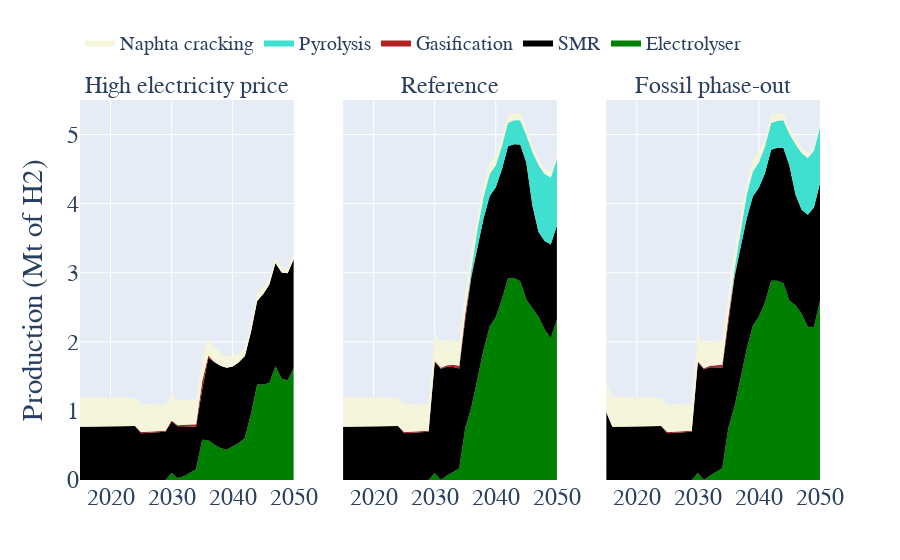

The code cell stored with this chart in its notebook:
### Code cell
hydrogen_techs=["Electrolyser","SMR","SMR_noWGR","SMR_eboiler_noWGR",
                       "eSMR","eSMR_noWGR","eSMR_eboiler_noWGR",
                "Gasification","Gasification_noWGR","Pyrolysis","Naphta_cracking","Naphta_cracking_electrified"]
hydrogen_techs_colors={"Electrolyser":"green","SMR":"black","SMR_noWGR":"black","SMR_eboiler_noWGR":"grey",
                       "eSMR":"yellow","eSMR_noWGR":"orange","eSMR_eboiler_noWGR":"orange",
                "Gasification":"firebrick","Gasification_noWGR":"firebrick","Pyrolysis":"turquoise",
                       "Naphta_cracking":"beige","Naphta_cracking_electrified":"beige"}

tech_name={"Electrolyser":"Electrolyser","SMR":"SMR","SMR_noWGR":"SMR","SMR_eboiler_noWGR":"SMR",
                       "eSMR":"SMR","eSMR_noWGR":"SMR","eSMR_eboiler_noWGR":"SMR",
                "Gasification":"Gasification","Gasification_noWGR":"Gasification","Pyrolysis":"Pyrolysis",
           "Naphta_cracking":"Naphta cracking","Naphta_cracking_electrified":"Naphta cracking"}
tech_name_list={"Electrolyser":["Electrolyser"],"SMR":["SMR","SMR_noWGR","SMR_eboiler_noWGR",
                       "eSMR","eSMR_noWGR","eSMR_eboiler_noWGR"],
                "Gasification":["Gasification","Gasification_noWGR"],"Pyrolysis":["Pyrolysis"],
           "Naphta cracking":["Naphta_cracking","Naphta_cracking_electrified"]}
hydrogen_techs_name_colors={"Electrolyser":"green","SMR":"black",
                "Gasification":"firebrick","Pyrolysis":"turquoise",
                       "Naphta cracking":"beige"}

fig =make_subplots(rows=1, cols=3,subplot_titles=list(scen.keys()),shared_yaxes=True)
for i in range(len(scen.keys())):
    showlegend=[True,False,False]
    tech_usage_flow=scen[list(scen.keys())[i]]['tech_usage_flow']
    tech_usage=tech_usage_flow[(tech_usage_flow.Resource.isin(["Hydrogen"]))]

    hydrogen_tech_usage=tech_usage[tech_usage.Technology.isin(hydrogen_techs)]
    for tech in tech_name_list.keys():
        u=hydrogen_tech_usage[hydrogen_tech_usage.Technology.isin(tech_name_list[tech])]
        u=u[["Year","Flow"]].groupby(by=["Year"]).sum().reset_index()
        fig.add_trace(go.Scatter(x=u.Year,y=u.Flow*1e-6,name=tech,line=dict(width=0,color=hydrogen_techs_name_colors[tech]),
                                 fillcolor=hydrogen_techs_name_colors[tech],hoverinfo="x+y",mode='lines',stackgroup='one',showlegend=showlegend[i]),row=1, col=i+1)

#     fig.update_xaxes(title_text="Year", row=1, col=i+1)

fig.update_layout(#title='Hydrogen production per technology in EU-5+1',  title_x=0.5,
                   yaxis_title='Production (Mt of H2)')
fig.update_layout(
    font=dict(
        family="Times New Roman",size=24)
    )
fig.update_annotations(font_size=24)
fig.update_layout(legend=dict(
    orientation="h",
    yanchor="bottom",
    y=1.1,
    xanchor="right",
    x=0.9,font = dict(size=20)
))
fig.update_yaxes(range=[0,5.5])
fig.show()

### Figure 1 — Plotly figure (JSON) as saved in the notebook; plotly's stock layout.template omitted (floating-point values rounded to 4 significant figures)
{"data": [{"fillcolor": "green", "hoverinfo": "x+y", "line": {"color": "green", "width": 0}, "mode": "lines", "name": "Electrolyser", "showlegend": true, "stackgroup": "one", "type": "scatter", "x": [2015, 2016, 2017, 2018, 2019, 2020, 2021, 2022, 2023, 2024, 2025, 2026, 2027, 2028, 2029, 2030, 2031, 2032, 2033, 2034, 2035, 2036, 2037, 2038, 2039, 2040, 2041, 2042, 2043, 2044, 2045, 2046, 2047, 2048, 2049, 2050], "xaxis": "x", "y": [0, 0, 0, 0, 0, 0, 0, 0, 0, 0, 0, 0, 0, 0, 0, 0.102, 0.02973, 0.05451, 0.1045, 0.1545, 0.5814, 0.5764, 0.5121, 0.4649, 0.4394, 0.4843, 0.5343, 0.6104, 0.9604, 1.384, 1.383, 1.405, 1.646, 1.468, 1.444, 1.626], "yaxis": "y"}, {"fillcolor": "black", "hoverinfo": "x+y", "line": {"color": "black", "width": 0}, "mode": "lines", "name": "SMR", "showlegend": true, "stackgroup": "one", "type": "scatter", "x": [2015, 2016, 2017, 2018, 2019, 2020, 2021, 2022, 2023, 2024, 2025, 2026, 2027, 2028, 2029, 2030, 2031, 2032, 2033, 2034, 2035, 2036, 2037, 2038, 2039, 2040, 2041, 2042, 2043, 2044, 2045, 2046, 2047, 2048, 2049, 2050], "xaxis": "x", "y": [0.7719, 0.7719, 0.7719, 0.7719, 0.7719, 0.7719, 0.7739, 0.7761, 0.7783, 0.7805, 0.6767, 0.6819, 0.6872, 0.6924, 0.6976, 0.7458, 0.7479, 0.7247, 0.6705, 0.6163, 0.7259, 1.191, 1.195, 1.19, 1.186, 1.159, 1.171, 1.184, 1.184, 1.208, 1.309, 1.426, 1.494, 1.536, 1.547, 1.575], "yaxis": "y"}, {"fillcolor": "firebrick", "hoverinfo": "x+y", "line": {"color": "firebrick", "width": 0}, "mode": "lines", "name": "Gasification", "showlegend": true, "stackgroup": "one", "type": "scatter", "x": [2015, 2016, 2017, 2018, 2019, 2020, 2021, 2022, 2023, 2024, 2025, 2026, 2027, 2028, 2029, 2030, 2031, 2032, 2033, 2034, 2035, 2036, 2037, 2038, 2039, 2040, 2041, 2042, 2043, 2044, 2045, 2046, 2047, 2048, 2049, 2050], "xaxis": "x", "y": [0, 0, 0, 0, 0, 0, 0, 0, 0, 0, 0.01678, 0.0163, 0.01582, 0.01535, 0.01487, 0.01487, 0.01487, 0.0189, 0.02783, 0.03676, 0.1224, 0.034, 0, 0, 0, -5.049e-35, -5.873e-60, -1.794e-49, -3.404e-58, -2.284e-59, -2.936e-60, 3.393e-59, 5.882e-60, -5.873e-60, 8.917e-61, 1.892e-59], "yaxis": "y"}, {"fillcolor": "turquoise", "hoverinfo": "x+y", "line": {"color": "turquoise", "width": 0}, "mode": "lines", "name": "Pyrolysis", "showlegend": true, "stackgroup": "one", "type": "scatter", "x": [2015, 2016, 2017, 2018, 2019, 2020, 2021, 2022, 2023, 2024, 2025, 2026, 2027, 2028, 2029, 2030, 2031, 2032, 2033, 2034, 2035, 2036, 2037, 2038, 2039, 2040, 2041, 2042, 2043, 2044, 2045, 2046, 2047, 2048, 2049, 2050], "xaxis": "x", "y": [0, 0, 0, 0, 0, 0, 0, 0, 0, 0, 0, 0, 0, 0, 0, 0, 0, 0, 0, 0, 0, 0, 0, 0, 0, -2.629e-17, -1.397e-17, 2.258e-18, -6.891e-58, 8.144e-58, -7.276e-18, 2.969e-18, 2.969e-18, 1.483e-18, -2.761e-60, -5.306e-18], "yaxis": "y"}, {"fillcolor": "beige", "hoverinfo": "x+y", "line": {"color": "beige", "width": 0}, "mode": "lines", "name": "Naphta cracking", "showlegend": true, "stackgroup": "one", "type": "scatter", "x": [2015, 2016, 2017, 2018, 2019, 2020, 2021, 2022, 2023, 2024, 2025, 2026, 2027, 2028, 2029, 2030, 2031, 2032, 2033, 2034, 2035, 2036, 2037, 2038, 2039, 2040, 2041, 2042, 2043, 2044, 2045, 2046, 2047, 2048, 2049, 2050], "xaxis": "x", "y": [0.4311, 0.4311, 0.4311, 0.4311, 0.4311, 0.4311, 0.4253, 0.4196, 0.4138, 0.4081, 0.4023, 0.3966, 0.3908, 0.3851, 0.3793, 0.3736, 0.3678, 0.3621, 0.3564, 0.3506, 0.2932, 0.2557, 0.2167, 0.1875, 0.1681, 0.1485, 0.129, 0.1223, 0.1093, 0.1043, 0.09739, 0.09013, 0.08528, 0.07937, 0.07658, 0.07375], "yaxis": "y"}, {"fillcolor": "green", "hoverinfo": "x+y", "line": {"color": "green", "width": 0}, "mode": "lines", "name": "Electrolyser", "showlegend": false, "stackgroup": "one", "type": "scatter", "x": [2015, 2016, 2017, 2018, 2019, 2020, 2021, 2022, 2023, 2024, 2025, 2026, 2027, 2028, 2029, 2030, 2031, 2032, 2033, 2034, 2035, 2036, 2037, 2038, 2039, 2040, 2041, 2042, 2043, 2044, 2045, 2046, 2047, 2048, 2049, 2050], "xaxis": "x2", "y": [0, 0, 0, 0, 0, 0, 0, 0, 0, 0, -1.023e-17, 0, 0, 0, 0, 0.102, 0, 0.0642, 0.1142, 0.1654, 0.7524, 1.053, 1.47, 1.889, 2.223, 2.359, 2.616, 2.922, 2.923, 2.877, 2.612, 2.492, 2.364, 2.179, 2.055, 2.319], "yaxis": "y2"}, {"fillcolor": "black", "hoverinfo": "x+y", "line": {"color": "black", "width": 0}, "mode": "lines", "name": "SMR", "showlegend": false, "stackgroup": "one", "type": "scatter", "x": [2015, 2016, 2017, 2018, 2019, 2020, 2021, 2022, 2023, 2024, 2025, 2026, 2027, 2028, 2029, 2030, 2031, 2032, 2033, 2034, 2035, 2036, 2037, 2038, 2039, 2040, 2041, 2042, 2043, 2044, 2045, 2046, 2047, 2048, 2049, 2050], "xaxis": "x2", "y": [0.7719, 0.7719, 0.7719, 0.7719, 0.7719, 0.7719, 0.7739, 0.7761, 0.7783, 0.7805, 0.6767, 0.6819, 0.6872, 0.6924, 0.6976, 1.609, 1.611, 1.577, 1.523, 1.45, 1.574, 1.884, 1.913, 1.9, 1.889, 1.878, 1.88, 1.909, 1.937, 1.979, 1.978, 1.476, 1.227, 1.28, 1.354, 1.364], "yaxis": "y2"}, {"fillcolor": "firebrick", "hoverinfo": "x+y", "line": {"color": "firebrick", "width": 0}, "mode": "lines", "name": "Gasification", "showlegend": false, "stackgroup": "one", "type": "scatter", "x": [2015, 2016, 2017, 2018, 2019, 2020, 2021, 2022, 2023, 2024, 2025, 2026, 2027, 2028, 2029, 2030, 2031, 2032, 2033, 2034, 2035, 2036, 2037, 2038, 2039, 2040, 2041, 2042, 2043, 2044, 2045, 2046, 2047, 2048, 2049, 2050], "xaxis": "x2", "y": [0, 0, 0, 0, 0, 0, 0, 0, 0, 0, 0.01678, 0.0163, 0.01582, 0.01535, 0.01487, 0.01487, 0.01487, 0.02072, 0.02965, 0.03859, 0.08763, 0.02651, 0, 0, 0, 0, 0, 0, 0, 0, 0, 0, 0, 0, 0, 0], "yaxis": "y2"}, {"fillcolor": "turquoise", "hoverinfo": "x+y", "line": {"color": "turquoise", "width": 0}, "mode": "lines", "name": "Pyrolysis", "showlegend": false, "stackgroup": "one", "type": "scatter", "x": [2015, 2016, 2017, 2018, 2019, 2020, 2021, 2022, 2023, 2024, 2025, 2026, 2027, 2028, 2029, 2030, 2031, 2032, 2033, 2034, 2035, 2036, 2037, 2038, 2039, 2040, 2041, 2042, 2043, 2044, 2045, 2046, 2047, 2048, 2049, 2050], "xaxis": "x2", "y": [0, 0, 0, 0, 0, 0, 0, 0, 0, 0, 0, 0, 0, 0, 0, 0, 0, 0, 0, 0, 0, 0.09211, 0.2484, 0.3094, 0.3168, 0.3168, 0.342, 0.342, 0.3458, 0.3494, 0.4013, 0.7797, 0.9703, 0.9703, 0.9703, 0.9629], "yaxis": "y2"}, {"fillcolor": "beige", "hoverinfo": "x+y", "line": {"color": "beige", "width": 0}, "mode": "lines", "name": "Naphta cracking", "showlegend": false, "stackgroup": "one", "type": "scatter", "x": [2015, 2016, 2017, 2018, 2019, 2020, 2021, 2022, 2023, 2024, 2025, 2026, 2027, 2028, 2029, 2030, 2031, 2032, 2033, 2034, 2035, 2036, 2037, 2038, 2039, 2040, 2041, 2042, 2043, 2044, 2045, 2046, 2047, 2048, 2049, 2050], "xaxis": "x2", "y": [0.4311, 0.4311, 0.4311, 0.4311, 0.4311, 0.4311, 0.4253, 0.4196, 0.4138, 0.4081, 0.4023, 0.3966, 0.3908, 0.3851, 0.3793, 0.3736, 0.3678, 0.3621, 0.3564, 0.3506, 0.2932, 0.2533, 0.2087, 0.1789, 0.1591, 0.1428, 0.1256, 0.1156, 0.1034, 0.09785, 0.09309, 0.08857, 0.08465, 0.0794, 0.07652, 0.0737], "yaxis": "y2"}, {"fillcolor": "green", "hoverinfo": "x+y", "line": {"color": "green", "width": 0}, "mode": "lines", "name": "Electrolyser", "showlegend": false, "stackgroup": "one", "type": "scatter", "x": [2015, 2016, 2017, 2018, 2019, 2020, 2021, 2022, 2023, 2024, 2025, 2026, 2027, 2028, 2029, 2030, 2031, 2032, 2033, 2034, 2035, 2036, 2037, 2038, 2039, 2040, 2041, 2042, 2043, 2044, 2045, 2046, 2047, 2048, 2049, 2050], "xaxis": "x3", "y": [0, 0, 0, 0, 0, 0, 0, 0, 0, 0, 2.419e-18, 0, 0, 0, 0, 0.102, -2.665e-17, 0.0642, 0.1142, 0.1685, 0.7555, 1.06, 1.477, 1.898, 2.232, 2.368, 2.574, 2.883, 2.884, 2.849, 2.594, 2.529, 2.407, 2.219, 2.215, 2.592], "yaxis": "y3"}, {"fillcolor": "black", "hoverinfo": "x+y", "line": {"color": "black", "width": 0}, "mode": "lines", "name": "SMR", "showlegend": false, "stackgroup": "one", "type": "scatter", "x": [2015, 2016, 2017, 2018, 2019, 2020, 2021, 2022, 2023, 2024, 2025, 2026, 2027, 2028, 2029, 2030, 2031, 2032, 2033, 2034, 2035, 2036, 2037, 2038, 2039, 2040, 2041, 2042, 2043, 2044, 2045, 2046, 2047, 2048, 2049, 2050], "xaxis": "x3", "y": [0.9857, 0.7719, 0.7719, 0.7719, 0.7719, 0.7719, 0.7739, 0.7761, 0.7783, 0.7805, 0.6767, 0.6819, 0.6872, 0.6924, 0.6976, 1.601, 1.604, 1.569, 1.515, 1.459, 1.527, 1.872, 1.895, 1.888, 1.871, 1.866, 1.868, 1.896, 1.925, 1.96, 1.954, 1.599, 1.505, 1.622, 1.73, 1.704], "yaxis": "y3"}, {"fillcolor": "firebrick", "hoverinfo": "x+y", "line": {"color": "firebrick", "width": 0}, "mode": "lines", "name": "Gasification", "showlegend": false, "stackgroup": "one", "type": "scatter", "x": [2015, 2016, 2017, 2018, 2019, 2020, 2021, 2022, 2023, 2024, 2025, 2026, 2027, 2028, 2029, 2030, 2031, 2032, 2033, 2034, 2035, 2036, 2037, 2038, 2039, 2040, 2041, 2042, 2043, 2044, 2045, 2046, 2047, 2048, 2049, 2050], "xaxis": "x3", "y": [0, 0, 0, 0, 0, 0, 0, 0, 0, 0, 0.01678, 0.0163, 0.01582, 0.01535, 0.01487, 0.01487, 0.01487, 0.02072, 0.02965, 0.03859, 0.08763, 0.02651, 0, 0, 0, -2.597e-32, -7.178e-60, 4.442e-34, -4.337e-61, 7.749e-61, -2.235e-61, 1.693e-60, 7.545e-61, 6.117e-61, 8.157e-62, 3.472e-61], "yaxis": "y3"}, {"fillcolor": "turquoise", "hoverinfo": "x+y", "line": {"color": "turquoise", "width": 0}, "mode": "lines", "name": "Pyrolysis", "showlegend": false, "stackgroup": "one", "type": "scatter", "x": [2015, 2016, 2017, 2018, 2019, 2020, 2021, 2022, 2023, 2024, 2025, 2026, 2027, 2028, 2029, 2030, 2031, 2032, 2033, 2034, 2035, 2036, 2037, 2038, 2039, 2040, 2041, 2042, 2043, 2044, 2045, 2046, 2047, 2048, 2049, 2050], "xaxis": "x3", "y": [0, 0, 0, 0, 0, 0, 0, 0, 0, 0, 0, 0, 0, 0, 0, 0, 0, 0, 0, 0, 0, 0.1, 0.2295, 0.3433, 0.3639, 0.3639, 0.3891, 0.3891, 0.393, 0.3966, 0.4596, 0.7302, 0.8208, 0.8208, 0.8208, 0.8134], "yaxis": "y3"}, {"fillcolor": "beige", "hoverinfo": "x+y", "line": {"color": "beige", "width": 0}, "mode": "lines", "name": "Naphta cracking", "showlegend": false, "stackgroup": "one", "type": "scatter", "x": [2015, 2016, 2017, 2018, 2019, 2020, 2021, 2022, 2023, 2024, 2025, 2026, 2027, 2028, 2029, 2030, 2031, 2032, 2033, 2034, 2035, 2036, 2037, 2038, 2039, 2040, 2041, 2042, 2043, 2044, 2045, 2046, 2047, 2048, 2049, 2050], "xaxis": "x3", "y": [0.4311, 0.4311, 0.4311, 0.4311, 0.4311, 0.4311, 0.4253, 0.4196, 0.4138, 0.4081, 0.4023, 0.3966, 0.3908, 0.3851, 0.3793, 0.3736, 0.3678, 0.3621, 0.3564, 0.3506, 0.2932, 0.2533, 0.2108, 0.1809, 0.1612, 0.1449, 0.1277, 0.1177, 0.1055, 0.1, 0.09391, 0.08827, 0.08084, 0.07046, 0.05994, 0.04959], "yaxis": "y3"}], "layout": {"annotations": [{"font": {"size": 24}, "showarrow": false, "text": "High electricity price", "x": 0.1444, "xanchor": "center", "xref": "paper", "y": 1, "yanchor": "bottom", "yref": "paper"}, {"font": {"size": 24}, "showarrow": false, "text": "Reference", "x": 0.5, "xanchor": "center", "xref": "paper", "y": 1, "yanchor": "bottom", "yref": "paper"}, {"font": {"size": 24}, "showarrow": false, "text": "Fossil phase-out", "x": 0.8556, "xanchor": "center", "xref": "paper", "y": 1, "yanchor": "bottom", "yref": "paper"}], "font": {"family": "Times New Roman", "size": 24}, "legend": {"font": {"size": 20}, "orientation": "h", "x": 0.9, "xanchor": "right", "y": 1.1, "yanchor": "bottom"}, "xaxis": {"anchor": "y", "domain": [0, 0.2889]}, "xaxis2": {"anchor": "y2", "domain": [0.3556, 0.6444]}, "xaxis3": {"anchor": "y3", "domain": [0.7111, 1]}, "yaxis": {"anchor": "x", "domain": [0, 1], "range": [0, 5.5], "title": {"text": "Production (Mt of H2)"}}, "yaxis2": {"anchor": "x2", "domain": [0, 1], "matches": "y", "range": [0, 5.5], "showticklabels": false}, "yaxis3": {"anchor": "x3", "domain": [0, 1], "matches": "y", "range": [0, 5.5], "showticklabels": false}}}
